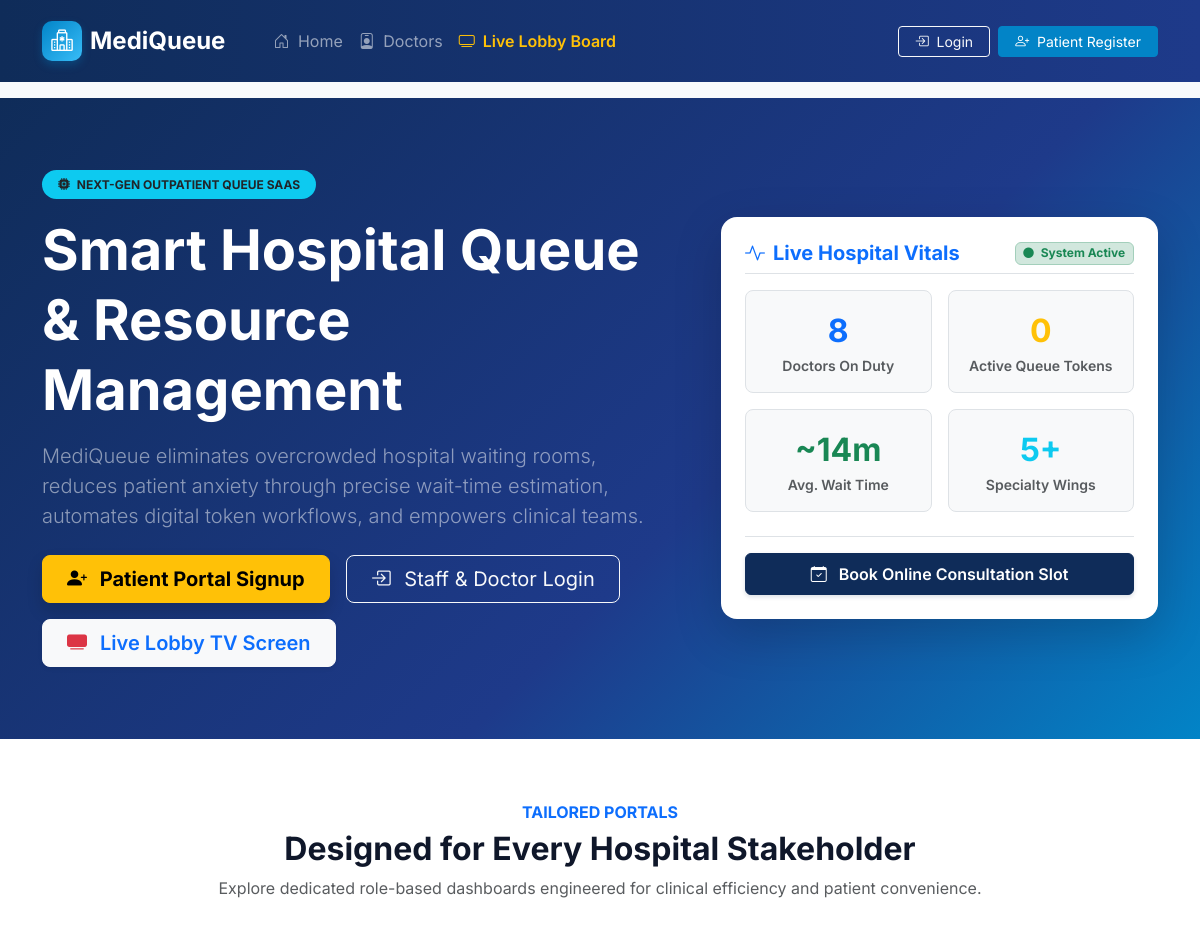
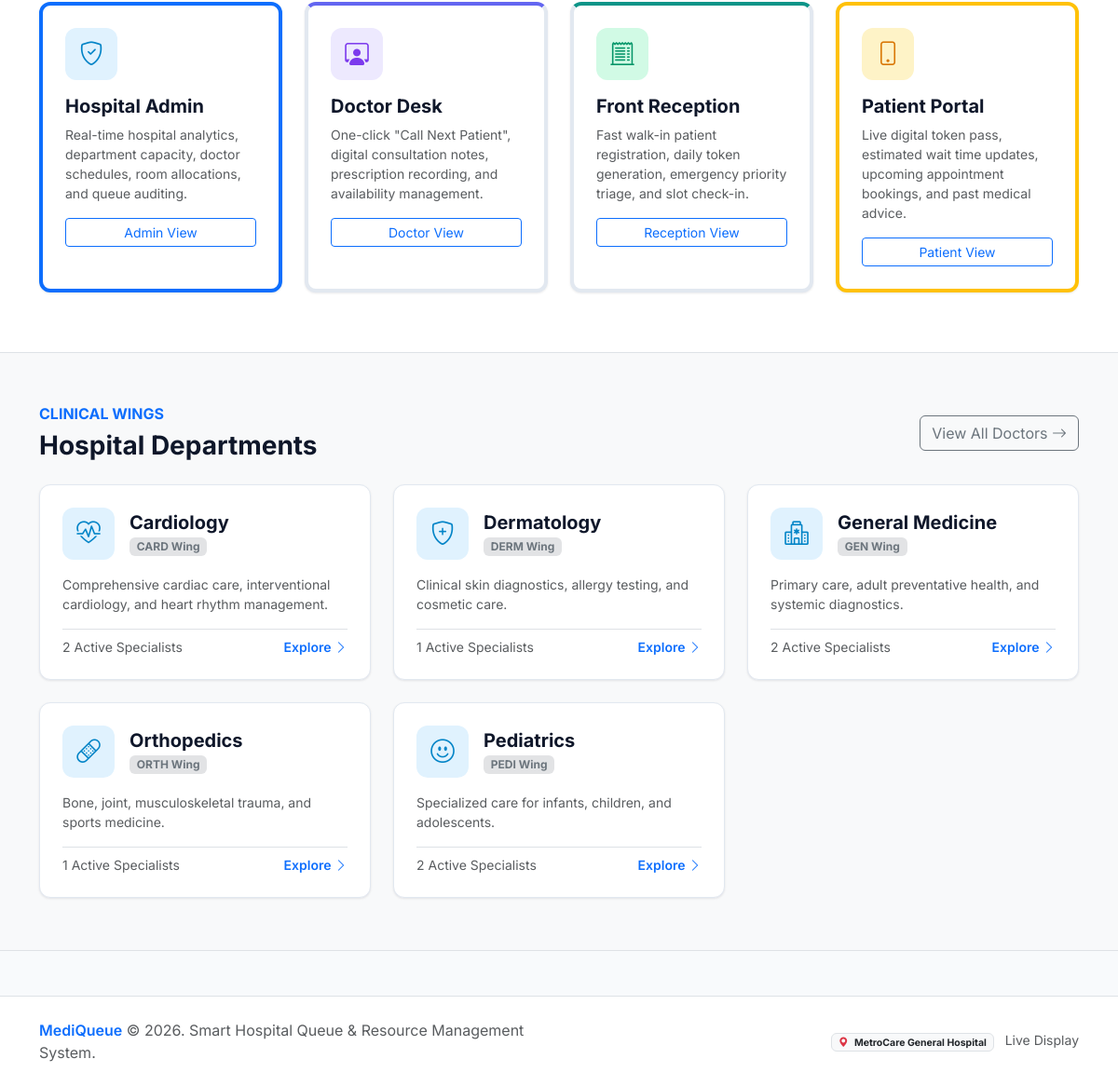
The page / on the database its author committed (2 pictures, top to bottom).
### doctors/models.py (models this page shows, shortened)
class Department(models.Model):
    name = models.CharField(max_length=100, unique=True)
    code = models.CharField(
        max_length=10,
        unique=True,
        help_text="Short uppercase department code for tokens, e.g., CARD, PEDI, ORTH"
    )
    description = models.TextField(blank=True)
    icon = models.CharField(max_length=50, default='bi-hospital', help_text="Bootstrap icon name, e.g. bi-heart-pulse")
    is_active = models.BooleanField(default=True)
    created_at = models.DateTimeField(auto_now_add=True)
    class Meta:
        ordering = ['name']
    @property
    def active_doctors_count(self):
        return self.doctors.filter(is_available=True).count()

### mediqueue/urls.py (the view)
# urls.py: path('', home_view, name='home'),
def home_view(request):
    today = timezone.localdate()
    departments = Department.objects.filter(is_active=True)[:6]
    available_doctors_count = DoctorProfile.objects.filter(is_available=True).count()
    active_tokens_today = QueueToken.objects.filter(
        token_date=today,
        status__in=[QueueToken.Status.WAITING, QueueToken.Status.IN_CONSULTATION]
    ).count()
    return render(request, 'home.html', {
        'departments': departments,
        'available_doctors_count': available_doctors_count,
        'active_tokens_today': active_tokens_today,
    })

### accounts/context_processors.py (called while the page is built, shortened)
def user_role_context(request):
    context = {
        'APP_NAME': 'MediQueue',
        'HOSPITAL_NAME': 'MetroCare General Hospital',
    }
    return context

### templates/home.html (shortened to what this page needs)
{% extends 'base.html' %}
{% block content %}
<section class="py-5 text-white" style="background: linear-gradient(135deg, #0f2c59 0%, #1e3a8a 60%, #0284c7 100%);">
  <div class="container py-4">
    <div class="row align-items-center g-5">
      <div class="col-lg-7">
        <span class="badge bg-info text-dark px-3 py-2 rounded-pill fw-bold text-uppercase mb-3">
          <i class="bi bi-cpu-fill me-1"></i> Next-Gen Outpatient Queue SaaS
        </span>
        <h1 class="display-4 fw-bold lh-sm mb-3">
          Smart Hospital Queue & Resource Management
        </h1>
        <p class="lead text-white-50 mb-4">
          MediQueue eliminates overcrowded hospital waiting rooms, reduces patient anxiety through precise wait-time estimation, automates digital token workflows, and empowers clinical teams.
        </p>
        <div class="d-flex flex-wrap gap-3">
          {% if user.is_authenticated %}
            <a href="{% url 'dashboard:index' %}" class="btn btn-warning btn-lg fw-bold px-4 shadow">
              <i class="bi bi-speedometer2 me-2"></i> Open My Dashboard
            </a>
          {% else %}
            <a href="{% url 'accounts:register' %}" class="btn btn-warning btn-lg fw-bold px-4 shadow">
              <i class="bi bi-person-plus-fill me-2"></i> Patient Portal Signup
            </a>
            <a href="{% url 'accounts:login' %}" class="btn btn-outline-light btn-lg px-4">
              <i class="bi bi-box-arrow-in-right me-2"></i> Staff & Doctor Login
            </a>
          {% endif %}
          <a href="{% url 'queue_management:public_display_board' %}" target="_blank" class="btn btn-light btn-lg px-4 shadow-sm text-primary fw-semibold">
            <i class="bi bi-tv-fill text-danger me-2"></i> Live Lobby TV Screen
          </a>
        </div>
      </div>
      <div class="col-lg-5">
        <div class="card border-0 shadow-lg rounded-4 p-4 text-dark bg-white">
          <div class="d-flex align-items-center justify-content-between mb-3 border-bottom pb-2">
            <h5 class="fw-bold mb-0 text-primary"><i class="bi bi-activity me-2"></i>Live Hospital Vitals</h5>
            <span class="badge bg-success-subtle text-success border border-success-subtle"><i class="bi bi-circle-fill me-1 small"></i> System Active</span>
          </div>
          <div class="row g-3">
            <div class="col-6">
              <div class="p-3 rounded-3 bg-light text-center border">
                <div class="fs-2 fw-bold text-primary">{{ available_doctors_count }}</div>
                <div class="small text-muted fw-semibold">Doctors On Duty</div>
              </div>
            </div>
            <div class="col-6">
              <div class="p-3 rounded-3 bg-light text-center border">
                <div class="fs-2 fw-bold text-warning">{{ active_tokens_today }}</div>
                <div class="small text-muted fw-semibold">Active Queue Tokens</div>
              </div>
            </div>
            <div class="col-6">
              <div class="p-3 rounded-3 bg-light text-center border">
                <div class="fs-2 fw-bold text-success">~14m</div>
                <div class="small text-muted fw-semibold">Avg. Wait Time</div>
              </div>
            </div>
            <div class="col-6">
              <div class="p-3 rounded-3 bg-light text-center border">
                <div class="fs-2 fw-bold text-info">{{ departments|length }}+</div>
                <div class="small text-muted fw-semibold">Specialty Wings</div>
              </div>
            </div>
          </div>
          <div class="mt-4 pt-3 border-top text-center">
            <a href="{% url 'appointments:book_appointment' %}" class="btn btn-primary w-100 py-2 fw-semibold">
              <i class="bi bi-calendar-check me-2"></i> Book Online Consultation Slot
            </a>
          </div>
        </div>
      </div>
    </div>
  </div>
</section>
<section class="py-5 bg-white">
  <div class="container py-3">
    <div class="text-center mb-5">
      <h6 class="text-primary fw-bold text-uppercase letter-spacing-1">Tailored Portals</h6>
      <h2 class="fw-bold">Designed for Every Hospital Stakeholder</h2>
      <p class="text-muted">Explore dedicated role-based dashboards engineered for clinical efficiency and patient convenience.</p>
    </div>
    <div class="row g-4">
      <div class="col-md-6 col-lg-3">
        <div class="mq-card h-100 p-4 border-top border-4 border-primary">
          <div class="stat-icon stat-icon-blue mb-3">
            <i class="bi bi-shield-check"></i>
          </div>
          <h5 class="fw-bold">Hospital Admin</h5>
          <p class="text-muted small">Real-time hospital analytics, department capacity, doctor schedules, room allocations, and queue auditing.</p>
          <a href="{% url 'dashboard:admin' %}" class="btn btn-outline-primary btn-sm w-100 mt-auto">Admin View</a>
        </div>
      </div>
      <div class="col-md-6 col-lg-3">
        <div class="mq-card h-100 p-4 border-top border-4 border-indigo" style="border-top-color: #6366f1 !important;">
          <div class="stat-icon stat-icon-purple mb-3">
            <i class="bi bi-person-workspace"></i>
          </div>
          <h5 class="fw-bold">Doctor Desk</h5>
          <p class="text-muted small">One-click "Call Next Patient", digital consultation notes, prescription recording, and availability management.</p>
          <a href="{% url 'dashboard:doctor' %}" class="btn btn-outline-primary btn-sm w-100 mt-auto">Doctor View</a>
        </div>
      </div>
      <div class="col-md-6 col-lg-3">
        <div class="mq-card h-100 p-4 border-top border-4 border-teal" style="border-top-color: #0d9488 !important;">
          <div class="stat-icon stat-icon-emerald mb-3">
            <i class="bi bi-receipt-cutoff"></i>
          </div>
          <h5 class="fw-bold">Front Reception</h5>
          <p class="text-muted small">Fast walk-in patient registration, daily token generation, emergency priority triage, and slot check-in.</p>
          <a href="{% url 'dashboard:receptionist' %}" class="btn btn-outline-primary btn-sm w-100 mt-auto">Reception View</a>
        </div>
      </div>
      <div class="col-md-6 col-lg-3">
        <div class="mq-card h-100 p-4 border-top border-4 border-warning">
          <div class="stat-icon stat-icon-amber mb-3">
            <i class="bi bi-phone"></i>
          </div>
          <h5 class="fw-bold">Patient Portal</h5>
          <p class="text-muted small">Live digital token pass, estimated wait time updates, upcoming appointment bookings, and past medical advice.</p>
          <a href="{% url 'dashboard:patient' %}" class="btn btn-outline-primary btn-sm w-100 mt-auto">Patient View</a>
        </div>
      </div>
    </div>
  </div>
</section>
<section class="py-5 bg-light border-top border-bottom">
  <div class="container py-2">
    <div class="d-flex flex-wrap align-items-center justify-content-between mb-4">
      <div>
        <h6 class="text-primary fw-bold text-uppercase">Clinical Wings</h6>
        <h3 class="fw-bold mb-0">Hospital Departments</h3>
      </div>
      <a href="{% url 'doctors:doctor_list' %}" class="btn btn-outline-secondary">View All Doctors <i class="bi bi-arrow-right"></i></a>
    </div>
    <div class="row g-4">
      {% for dept in departments %}
        <div class="col-md-4">
          <div class="mq-card p-4 h-100">
            <div class="d-flex align-items-center gap-3 mb-3">
              <div class="stat-icon stat-icon-blue">
                <i class="bi {{ dept.icon|default:'bi-hospital' }}"></i>
              </div>
              <div>
                <h5 class="fw-bold mb-0">{{ dept.name }}</h5>
                <span class="badge bg-secondary-subtle text-secondary">{{ dept.code }} Wing</span>
              </div>
            </div>
            <p class="text-muted small mb-3">{{ dept.description|truncatewords:20 }}</p>
            <div class="d-flex justify-content-between align-items-center pt-2 border-top">
              <span class="small text-muted">{{ dept.active_doctors_count }} Active Specialists</span>
              <a href="{% url 'doctors:doctor_list' %}?department={{ dept.id }}" class="text-decoration-none fw-semibold small text-primary">
                Explore <i class="bi bi-chevron-right"></i>
              </a>
            </div>
          </div>
        </div>
      {% endfor %}
    </div>
  </div>
</section>
{% endblock %}

### static/css/mediqueue.css (style rules this page uses)
:root { --mq-primary: #0f2c59; --mq-primary-dark: #0a1e3f; --mq-primary-light: #1e3a8a; --mq-accent: #0284c7; --mq-accent-light: #38bdf8; --mq-accent-bg: #f0f9ff; --mq-bg: #f8fafc; --mq-surface: #ffffff; --mq-card-border: #e2e8f0; --mq-text-main: #0f172a; --mq-text-muted: #64748b; --mq-success: #10b981; --mq-warning: #f59e0b; --mq-danger: #ef4444; --mq-info: #06b6d4; --mq-sidebar-width: 260px; --mq-radius: 12px; --mq-shadow-sm: 0 1px 3px rgba(15, 23, 42, 0.06), 0 1px 2px rgba(15, 23, 42, 0.04); --mq-shadow-md: 0 4px 6px -1px rgba(15, 23, 42, 0.08), 0 2px 4px -2px rgba(15, 23, 42, 0.06); --mq-shadow-lg: 0 10px 15px -3px rgba(15, 23, 42, 0.08), 0 4px 6px -4px rgba(15, 23, 42, 0.04); }
body { font-family: 'Inter', -apple-system, BlinkMacSystemFont, "Segoe UI", Roboto, Helvetica, Arial, sans-serif; background-color: var(--mq-bg); color: var(--mq-text-main); min-height: 100vh; display: flex; flex-direction: column; }
.mq-card { background: var(--mq-surface); border: 1px solid var(--mq-card-border); border-radius: var(--mq-radius); box-shadow: var(--mq-shadow-sm); transition: transform 0.2s ease, box-shadow 0.2s ease; overflow: hidden; }
.stat-icon { width: 56px; height: 56px; border-radius: 12px; display: flex; align-items: center; justify-content: center; font-size: 1.6rem; flex-shrink: 0; }
.stat-icon-blue { background: #e0f2fe; color: #0284c7; }
.stat-icon-emerald { background: #d1fae5; color: #059669; }
.stat-icon-amber { background: #fef3c7; color: #d97706; }
.stat-icon-purple { background: #ede9fe; color: #7c3aed; }
.btn-primary { background-color: var(--mq-primary); border-color: var(--mq-primary); box-shadow: 0 2px 4px rgba(15, 44, 89, 0.15); }

### rows shown on the page
Department: name "Cardiology", code "CARD", description "Comprehensive cardiac care, interventional cardiology, and heart rhythm management.", active_doctors_count "2"
Department: name "Dermatology", code "DERM", description "Clinical skin diagnostics, allergy testing, and cosmetic care.", active_doctors_count "1"
Department: name "General Medicine", code "GEN", description "Primary care, adult preventative health, and systemic diagnostics.", active_doctors_count "2"
Department: name "Orthopedics", code "ORTH", description "Bone, joint, musculoskeletal trauma, and sports medicine.", active_doctors_count "1"
Department: name "Pediatrics", code "PEDI", description "Specialized care for infants, children, and adolescents.", active_doctors_count "2"

### other values the page prints
{{ available_doctors_count }} "8"
{{ active_tokens_today }} "0"
{{ departments|length }} "5"
